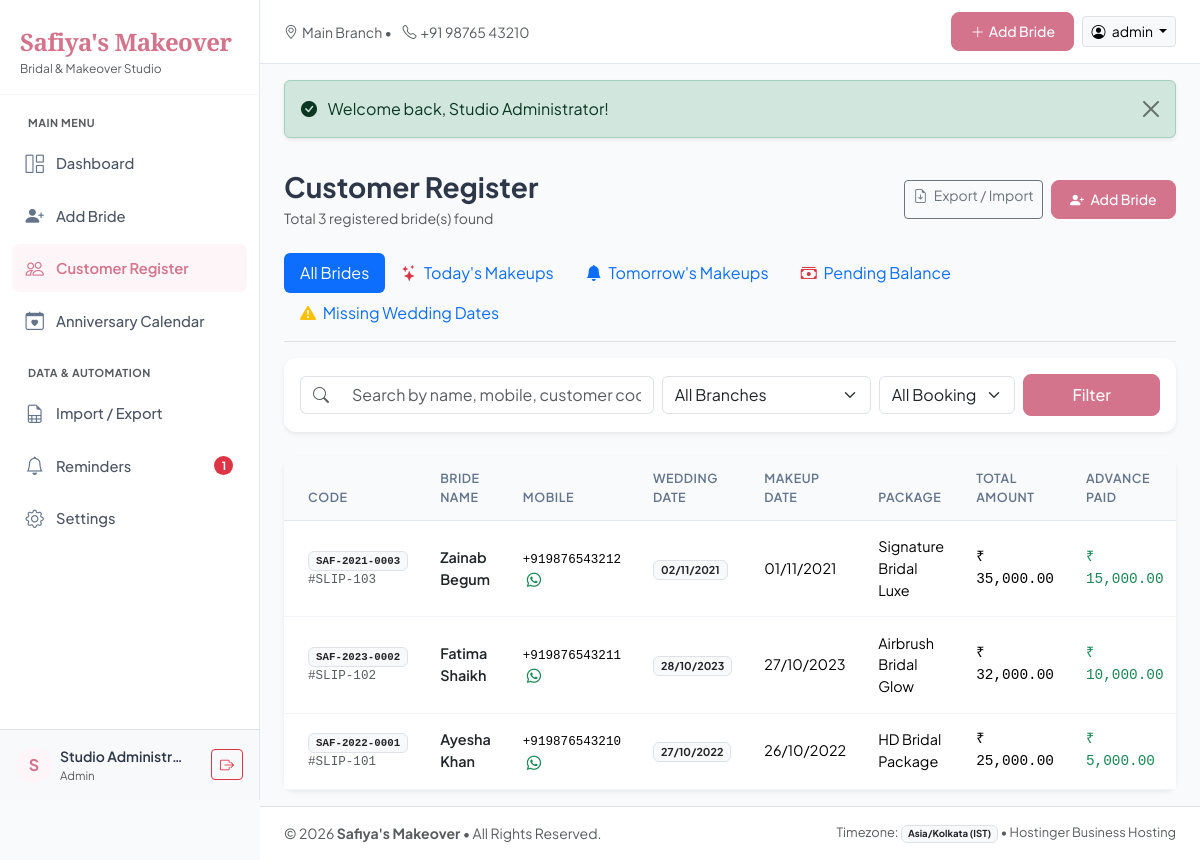
The app's page /customers/index.php (signed in) with its own data.
### tables this page shows
CREATE TABLE IF NOT EXISTS `settings` (
  `id` INT AUTO_INCREMENT PRIMARY KEY,
  `key_name` VARCHAR(64) NOT NULL UNIQUE,
  `value` TEXT NULL,
  `description` VARCHAR(255) NULL,
  `updated_at` DATETIME NOT NULL DEFAULT CURRENT_TIMESTAMP ON UPDATE CURRENT_TIMESTAMP,
  INDEX `idx_settings_key` (`key_name`)
);

CREATE TABLE IF NOT EXISTS `customers` (
  `id` INT AUTO_INCREMENT PRIMARY KEY,
  `customer_code` VARCHAR(30) NOT NULL UNIQUE,
  `full_name` VARCHAR(150) NOT NULL,
  `mobile_number` VARCHAR(25) NOT NULL,
  `wedding_date` DATE NULL,
  `makeup_date` DATE NULL,
  `service_package` VARCHAR(120) NULL,
  `amount` DECIMAL(10, 2) NULL,
  `advance_amount` DECIMAL(10, 2) NULL DEFAULT 0.00,
  `slip_number` VARCHAR(50) NULL,
  `booking_type` VARCHAR(50) NOT NULL DEFAULT 'Bridal Makeup',
  `salon_branch` VARCHAR(80) NULL DEFAULT 'Main Branch',
  `notes` TEXT NULL,
  `pre_makeup_reminder_enabled` TINYINT(1) NOT NULL DEFAULT 1,
  `whatsapp_consent` TINYINT(1) NOT NULL DEFAULT 1,
  `created_at` DATETIME NOT NULL DEFAULT CURRENT_TIMESTAMP,
  `updated_at` DATETIME NOT NULL DEFAULT CURRENT_TIMESTAMP ON UPDATE CURRENT_TIMESTAMP,
  INDEX `idx_customers_code` (`customer_code`),
  INDEX `idx_customers_name` (`full_name`),
  INDEX `idx_customers_mobile` (`mobile_number`),
  INDEX `idx_customers_wedding_date` (`wedding_date`),
  INDEX `idx_customers_makeup_date` (`makeup_date`),
  INDEX `idx_customers_branch` (`salon_branch`),
  INDEX `idx_customers_consent` (`whatsapp_consent`)
);

### customers/index.php (the view, shortened to what the rows shown need)
<?php
require_once __DIR__ . '/../includes/functions.php';
$db = get_db();
$page = max(1, (int)($_GET['page'] ?? 1));
$per_page = 20;
$offset = ($page - 1) * $per_page;
$where = ["1=1"];
$params = [];
$where_clause = implode(" AND ", $where);
$sql = "SELECT * FROM customers WHERE {$where_clause} ORDER BY id DESC LIMIT {$per_page} OFFSET {$offset}";
$stmt = $db->prepare($sql);
$stmt->execute($params);
$customers = $stmt->fetchAll();
require_once __DIR__ . '/../includes/header.php';
?>
<div class="d-flex flex-column flex-md-row justify-content-between align-items-md-center mb-4 gap-3">
    <div>
        <h2 class="h3 fw-bold mb-1">Customer Register</h2>
    </div>
</div>
<div class="card card-salon border-0 shadow-sm">
    <div class="card-body p-0">
        <div class="table-responsive">
            <table class="table table-hover align-middle mb-0 table-salon">
                <thead>
                    <tr>
                        <th class="ps-4">Code</th>
                        <th>Bride Name</th>
                        <th>Mobile</th>
                        <th>Wedding Date</th>
                        <th>Makeup Date</th>
                        <th>Package</th>
                        <th>Total Amount</th>
                        <th>Advance Paid</th>
                    </tr>
                </thead>
                <tbody>
                    <?php if (empty($customers)): ?>
                        <tr>
                            <td colspan="11" class="text-center py-5 text-muted">
                                <i class="bi bi-people fs-1 text-secondary"></i>
                                <p class="mt-2 mb-0">No matching records found.</p>
                            </td>
                        </tr>
                    <?php else: ?>
                        <?php foreach ($customers as $c): ?>
                            <tr>
                                <td class="ps-4">
                                    <span class="badge bg-light text-dark border font-monospace"><?= htmlspecialchars($c['customer_code']) ?></span>
                                    <?php if ($c['slip_number']): ?>
                                        <div class="small text-muted font-monospace">#<?= htmlspecialchars($c['slip_number']) ?></div>
                                    <?php endif; ?>
                                </td>
                                <td>
                                    <a href="view.php?id=<?= $c['id'] ?>" class="fw-semibold text-dark text-decoration-none">
                                        <?= htmlspecialchars($c['full_name']) ?>
                                    </a>
                                </td>
                                <td>
                                    <span class="font-monospace small"><?= htmlspecialchars($c['mobile_number']) ?></span>
                                    <?php if ($c['whatsapp_consent']): ?>
                                        <i class="bi bi-whatsapp text-success ms-1" title="WhatsApp Consent Given"></i>
                                    <?php endif; ?>
                                </td>
                                <td>
                                    <?php if ($c['wedding_date']): ?>
                                        <span class="badge bg-light text-dark border"><?= format_date_in($c['wedding_date']) ?></span>
                                    <?php else: ?>
                                        <span class="badge bg-warning-subtle text-warning-emphasis"><i class="bi bi-exclamation-triangle"></i> Missing</span>
                                    <?php endif; ?>
                                </td>
                                <td><?= format_date_in($c['makeup_date']) ?></td>
                                <td class="small"><?= htmlspecialchars($c['service_package'] ?: '—') ?></td>
                                <td class="font-monospace small"><?= format_inr($c['amount']) ?></td>
                                <td class="font-monospace small text-success"><?= format_inr($c['advance_amount']) ?></td>
                            </tr>
                        <?php endforeach; ?>
                    <?php endif; ?>
                </tbody>
            </table>
        </div>
    </div>
</div>
<?php require_once __DIR__ . '/../includes/footer.php'; ?>

### includes/header.php (shortened to what the rows shown need)
<?php
require_once __DIR__ . '/functions.php';
$current_dir = dirname($_SERVER['SCRIPT_NAME']);
$depth = substr_count(trim($current_dir, '/\\'), '/');
$root = str_repeat('../', $depth);
if ($root === '') $root = './';
$salon_name = get_setting('salon_name', "Safiya's Makeover");
$salon_tagline = get_setting('salon_tagline', "Bridal & Makeover Studio");
$salon_branch = get_setting('salon_branch', "Main Branch");
$salon_phone = get_setting('salon_phone', "+91 98765 43210");
$current_page = basename($_SERVER['PHP_SELF'], '.php');
$current_path = $_SERVER['PHP_SELF'];
$user_id = $_SESSION['user_id'] ?? null;
$user_name = $_SESSION['user_name'] ?? 'Admin';
$user_full_name = $_SESSION['user_full_name'] ?? 'Studio Administrator';
$user_role = $_SESSION['user_role'] ?? 'staff';
$is_admin = ($user_role === 'admin');
$today_anniversaries = get_todays_anniversaries();
$pending_reminders_count = count($today_anniversaries);
?>
<!DOCTYPE html>
<html lang="en">
<head>
    <link href="https://cdn.jsdelivr.net/npm/bootstrap@5.3.3/dist/css/bootstrap.min.css" rel="stylesheet">
    <link href="https://cdn.jsdelivr.net/npm/bootstrap-icons@1.11.3/font/bootstrap-icons.min.css" rel="stylesheet">
    <link href="<?= $root ?>assets/css/custom.css" rel="stylesheet">
</head>
<body>
    <?php if ($user_id): ?>
    <div id="sidebar-wrapper">
        <div class="sidebar-brand d-flex align-items-center justify-content-between">
            <div>
                <a href="<?= $root ?>index.php" class="text-decoration-none">
                    <span class="brand-logo-text fs-4"><?= htmlspecialchars($salon_name) ?></span>
                    <div class="text-muted small" style="font-size: 0.75rem;"><?= htmlspecialchars($salon_tagline) ?></div>
                </a>
            </div>
        </div>
        <div class="nav-sidebar">
            <div class="text-uppercase text-muted px-3 py-1 mb-1 fw-bold" style="font-size: 0.68rem; letter-spacing: 0.5px;">Main Menu</div>
            <a class="nav-link <?= ($current_page === 'index' && strpos($current_path, '/customers/') === false && strpos($current_path, '/calendar/') === false && strpos($current_path, '/reminders/') === false && strpos($current_path, '/import_export/') === false && strpos($current_path, '/settings/') === false) ? 'active' : '' ?>" href="<?= $root ?>index.php">
                <i class="bi bi-grid-1x2"></i> Dashboard
            </a>
            <a class="nav-link <?= ($current_page === 'add' && strpos($current_path, '/customers/') !== false) ? 'active' : '' ?>" href="<?= $root ?>customers/add.php">
                <i class="bi bi-person-plus-fill text-salon"></i> Add Bride
            </a>
            <a class="nav-link <?= (strpos($current_path, '/customers/') !== false && $current_page !== 'add') ? 'active' : '' ?>" href="<?= $root ?>customers/index.php">
                <i class="bi bi-people"></i> Customer Register
            </a>
            <a class="nav-link <?= (strpos($current_path, '/calendar/') !== false) ? 'active' : '' ?>" href="<?= $root ?>calendar/index.php">
                <i class="bi bi-calendar-heart"></i> Anniversary Calendar
            </a>
            <div class="text-uppercase text-muted px-3 py-1 mt-3 mb-1 fw-bold" style="font-size: 0.68rem; letter-spacing: 0.5px;">Data &amp; Automation</div>
            <a class="nav-link <?= (strpos($current_path, '/import_export/') !== false) ? 'active' : '' ?>" href="<?= $root ?>import_export/index.php">
                <i class="bi bi-file-earmark-spreadsheet"></i> Import / Export
            </a>
            <a class="nav-link <?= (strpos($current_path, '/reminders/') !== false) ? 'active' : '' ?>" href="<?= $root ?>reminders/index.php">
                <i class="bi bi-bell"></i> Reminders
                <?php if ($pending_reminders_count > 0): ?>
                <span class="badge bg-danger rounded-pill ms-auto" style="font-size: 0.7rem;"><?= $pending_reminders_count ?></span>
                <?php endif; ?>
            </a>
            <?php if ($is_admin): ?>
            <a class="nav-link <?= (strpos($current_path, '/settings/') !== false) ? 'active' : '' ?>" href="<?= $root ?>settings/index.php">
                <i class="bi bi-gear"></i> Settings
            </a>
            <?php endif; ?>
        </div>
        <div class="p-3 border-top bg-light mt-auto">
            <div class="d-flex align-items-center">
                <div class="rounded-circle bg-stat-pink d-flex align-items-center justify-content-center me-2" style="width: 36px; height: 36px; font-weight: bold;">
                    <?= strtoupper(substr($user_full_name, 0, 1)) ?>
                </div>
                <div class="overflow-hidden me-auto">
                    <div class="fw-semibold text-truncate small" style="max-width: 130px;"><?= htmlspecialchars($user_full_name) ?></div>
                    <div class="text-muted text-capitalize" style="font-size: 0.72rem;"><?= htmlspecialchars($user_role) ?></div>
                </div>
                <a href="<?= $root ?>auth/logout.php" class="btn btn-sm btn-outline-danger" title="Sign Out" data-bs-toggle="tooltip">
                    <i class="bi bi-box-arrow-right"></i>
                </a>
            </div>
        </div>
    </div>
    <?php endif; ?>
    <div id="page-content-wrapper" <?= !$user_id ? 'style="margin-left:0; width:100%;"' : '' ?>>
        <?php if ($user_id): ?>
        <nav class="navbar navbar-topbar d-flex justify-content-between align-items-center sticky-top">
            <div class="d-flex align-items-center">
                <div class="d-none d-md-block">
                    <span class="text-muted small">
                        <i class="bi bi-geo-alt me-1"></i><?= htmlspecialchars($salon_branch) ?> &bull;
                        <i class="bi bi-telephone ms-2 me-1"></i><?= htmlspecialchars($salon_phone) ?>
                    </span>
                </div>
            </div>
            <div class="d-flex align-items-center gap-2">
                <a href="<?= $root ?>customers/add.php" class="btn btn-salon-primary btn-sm d-none d-sm-inline-flex align-items-center gap-1">
                    <i class="bi bi-plus-lg"></i> Add Bride
                </a>
                <div class="dropdown">
                    <button class="btn btn-sm btn-light border dropdown-toggle" type="button" data-bs-toggle="dropdown">
                        <i class="bi bi-person-circle me-1"></i> <?= htmlspecialchars($user_name) ?>
                    </button>
                </div>
            </div>
        </nav>
        <?php endif; ?>
        <main class="flex-grow-1 px-4 py-3">

### includes/footer.php (shortened to what the rows shown need)
        </main>
        <footer class="border-top py-3 px-4 bg-white text-muted small mt-auto">
            <div class="d-flex flex-column flex-md-row justify-content-between align-items-center">
                <div>
                    &copy; <?= date('Y') ?> <strong><?= htmlspecialchars($salon_name) ?></strong> &bull; All Rights Reserved.
                </div>
            </div>
        </footer>
    </div>
</body>
</html>

### records on screen
settings: value "Safiya's Makeover"
settings: value "Bridal & Makeover Studio"
settings: value "Main Branch"
settings: value "+91 98765 43210"
customers: customer_code "SAF-2021-0003", slip_number "SLIP-103", full_name "Zainab Begum", mobile_number "+919876543212", whatsapp_consent 1 (drawn), wedding_date "02/11/2021", makeup_date "01/11/2021", service_package "Signature Bridal Luxe", amount "₹ 35,000.00", advance_amount "₹ 15,000.00"
customers: customer_code "SAF-2023-0002", slip_number "SLIP-102", full_name "Fatima Shaikh", mobile_number "+919876543211", whatsapp_consent 1 (drawn), wedding_date "28/10/2023", makeup_date "27/10/2023", service_package "Airbrush Bridal Glow", amount "₹ 32,000.00", advance_amount "₹ 10,000.00"
customers: customer_code "SAF-2022-0001", slip_number "SLIP-101", full_name "Ayesha Khan", mobile_number "+919876543210", whatsapp_consent 1 (drawn), wedding_date "27/10/2022", makeup_date "26/10/2022", service_package "HD Bridal Package", amount "₹ 25,000.00", advance_amount "₹ 5,000.00"

### other values on screen
$pending_reminders_count "1"
substr($user_full_name, 0, 1) "S"
$user_full_name "Studio Administr…"
$user_role "Admin"
$user_name "admin"
$fl['message'] "Welcome back, Studio Administrator!"
$total_records "3"
